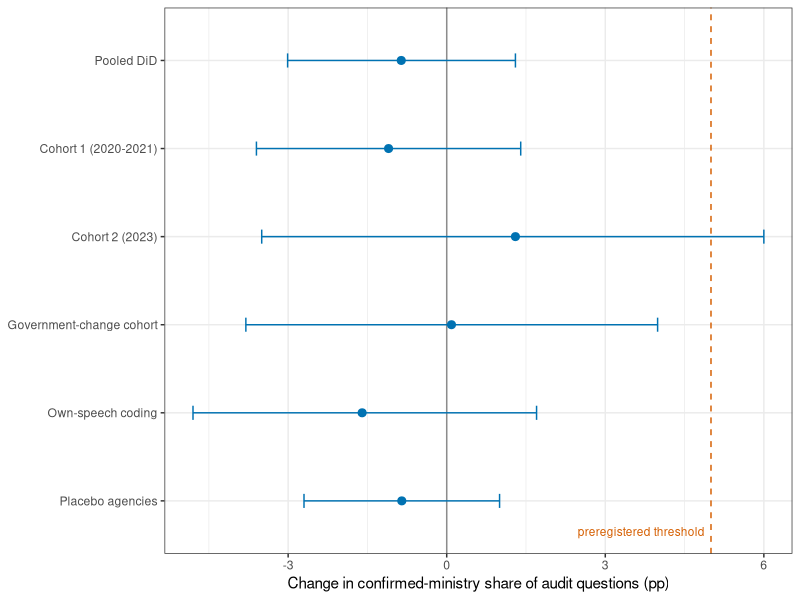
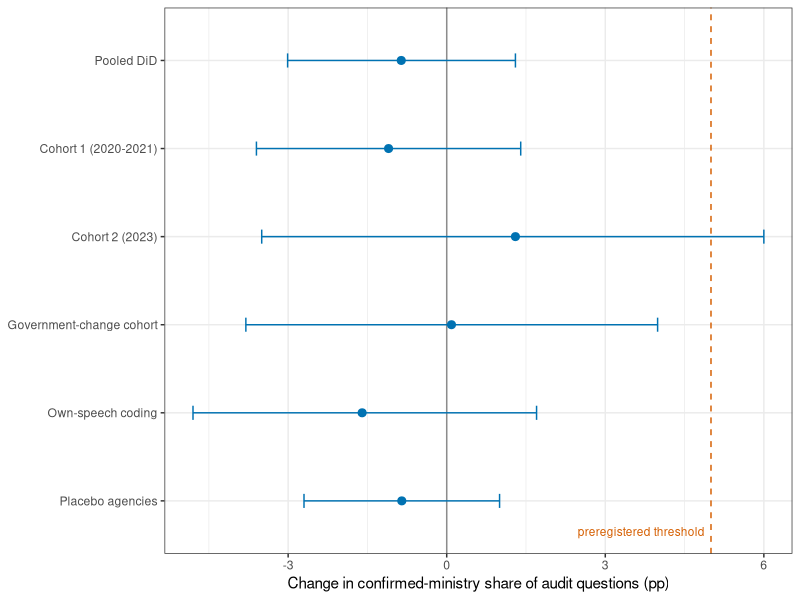

R code for these plots, in order:
# Auto-generated figure for article
# Reads KNA data from Sys.getenv("KBL_DATA").
# Figure 1: coefficient plot of DiD estimates vs the preregistered threshold
library(ggplot2)
d <- data.frame(
  spec = c("Pooled DiD", "Cohort 1 (2020-2021)", "Cohort 2 (2023)",
           "Government-change cohort", "Own-speech coding",
           "Placebo agencies"),
  est = c(-0.86, -1.10, 1.30, 0.09, -1.60, -0.85),
  lo  = c(-3.01, -3.60, -3.50, -3.80, -4.80, -2.70),
  hi  = c( 1.30,  1.40,  6.00,  3.99,  1.70,  1.00)
)
d$spec <- factor(d$spec, levels = rev(d$spec))
ggplot(d, aes(x = est, y = spec)) +
  geom_vline(xintercept = 0, colour = "grey55") +
  geom_vline(xintercept = 5, linetype = "dashed", colour = "#D55E00") +
  geom_errorbarh(aes(xmin = lo, xmax = hi), height = 0.16,
                 colour = "#0072B2") +
  geom_point(size = 2.4, colour = "#0072B2") +
  annotate("text", x = 5, y = 0.6, label = "preregistered threshold",
           hjust = 1.05, vjust = 0, size = 3, colour = "#D55E00") +
  labs(x = "Change in confirmed-ministry share of audit questions (pp)",
       y = NULL) +
  theme_bw(base_size = 11)
ggsave("articles/figures/2026-08-24_r27/fig_1.pdf", width = 7, height = 4.5)
